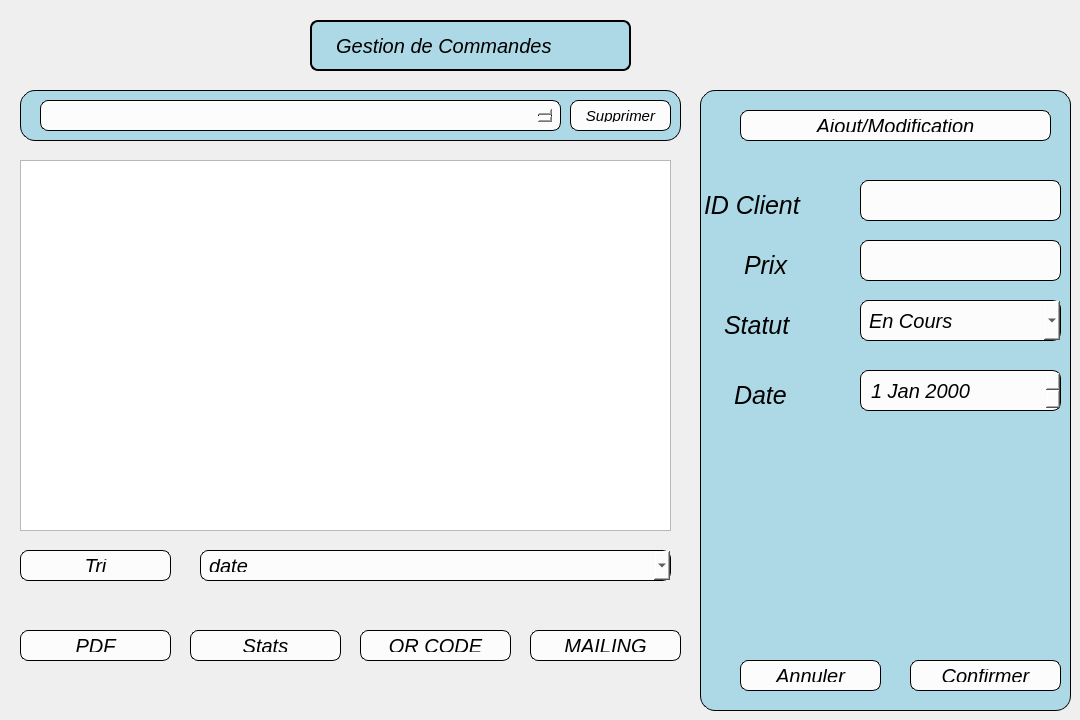
    <widget class="QWidget" name="pagecommande">
     <widget class="QLabel" name="label_2">
      <property name="geometry">
       <rect>
        <x>310</x>
        <y>20</y>
        <width>321</width>
        <height>51</height>
       </rect>
      </property>
      <property name="styleSheet">
       <string notr="true">QLabel {
    background-color: #ADD8E6;   
    border: 2px solid black;    /* Contour noir */
    border-radius: 8px;         /* Coins légèrement arrondis */
    color: black;               /* Couleur du texte */
    font-size: 20px;            /* Taille du texte */
    font-family: &quot;Lucida Handwriting&quot;;  /* Police artistique */
    font-style: italic;         /* Optionnel : style italique */
    padding: 8px;               /* Espacement interne */
}</string>
      </property>
      <property name="text">
       <string>  Gestion de Commandes</string>
      </property>
     </widget>
     <widget class="QTableView" name="tableView">
      <property name="geometry">
       <rect>
        <x>20</x>
        <y>160</y>
        <width>651</width>
        <height>371</height>
       </rect>
      </property>
     </widget>
     <widget class="QPushButton" name="pushButton_7">
      <property name="geometry">
       <rect>
        <x>190</x>
        <y>630</y>
        <width>151</width>
        <height>31</height>
       </rect>
      </property>
      <property name="styleSheet">
       <string notr="true">
    background-color: #FCFCFC;   /* Fond rose pastel */
    border: 1px solid black;    /* Contour noir */
    border-radius: 8px;         /* Coins légèrement arrondis */
    color: black;               /* Couleur du texte */
    font-size: 20px;            /* Taille du texte */
    font-family: &quot;Lucida Handwriting&quot;;  /* Police artistique */
    font-style: italic;         /* Optionnel : style italique */
    padding: 8px;               /* Espacement interne */
</string>
      </property>
      <property name="text">
       <string>Stats</string>
      </property>
     </widget>
     <widget class="QLabel" name="label_3">
      <property name="geometry">
       <rect>
        <x>700</x>
        <y>90</y>
        <width>371</width>
        <height>621</height>
       </rect>
      </property>
      <property name="styleSheet">
       <string notr="true">    background-color: #ADD8E6;   
    border: 1px solid black;    /* Contour noir */
    border-radius: 15px;        /* Coins arrondis */
    color: black;               /* Couleur du texte */
    font-size: 16px;            /* Taille du texte */
    padding: 5px;               /* Espacement interne */</string>
      </property>
      <property name="text">
       <string/>
      </property>
     </widget>
     <widget class="QPushButton" name="pushButton_8">
      <property name="geometry">
       <rect>
        <x>740</x>
        <y>110</y>
        <width>311</width>
        <height>31</height>
       </rect>
      </property>
      <property name="styleSheet">
       <string notr="true">
    background-color: #FCFCFC;   /* Fond rose pastel */
    border: 1px solid black;    /* Contour noir */
    border-radius: 8px;         /* Coins légèrement arrondis */
    color: black;               /* Couleur du texte */
    font-size: 20px;            /* Taille du texte */
    font-family: &quot;Lucida Handwriting&quot;;  /* Police artistique */
    font-style: italic;         /* Optionnel : style italique */
    padding: 8px;               /* Espacement interne */
</string>
      </property>
      <property name="text">
       <string>Ajout/Modification</string>
      </property>
     </widget>
     <widget class="QPushButton" name="pushButton_9">
      <property name="geometry">
       <rect>
        <x>20</x>
        <y>630</y>
        <width>151</width>
        <height>31</height>
       </rect>
      </property>
      <property name="styleSheet">
       <string notr="true">
    background-color: #FCFCFC;   /* Fond rose pastel */
    border: 1px solid black;    /* Contour noir */
    border-radius: 8px;         /* Coins légèrement arrondis */
    color: black;               /* Couleur du texte */
    font-size: 20px;            /* Taille du texte */
    font-family: &quot;Lucida Handwriting&quot;;  /* Police artistique */
    font-style: italic;         /* Optionnel : style italique */
    padding: 8px;               /* Espacement interne */
</string>
      </property>
      <property name="text">
       <string>PDF</string>
      </property>
     </widget>
     <widget class="QPushButton" name="pushButton_10">
      <property name="geometry">
       <rect>
        <x>910</x>
        <y>660</y>
        <width>151</width>
        <height>31</height>
       </rect>
      </property>
      <property name="styleSheet">
       <string notr="true">
    background-color: #FCFCFC;   /* Fond rose pastel */
    border: 1px solid black;    /* Contour noir */
    border-radius: 8px;         /* Coins légèrement arrondis */
    color: black;               /* Couleur du texte */
    font-size: 20px;            /* Taille du texte */
    font-family: &quot;Lucida Handwriting&quot;;  /* Police artistique */
    font-style: italic;         /* Optionnel : style italique */
    padding: 8px;               /* Espacement interne */
</string>
      </property>
      <property name="text">
       <string>Confirmer</string>
      </property>
     </widget>
     <widget class="QPushButton" name="pushButton_11">
      <property name="geometry">
       <rect>
        <x>740</x>
        <y>660</y>
        <width>141</width>
        <height>31</height>
       </rect>
      </property>
      <property name="styleSheet">
       <string notr="true">
    background-color: #FCFCFC;   /* Fond rose pastel */
    border: 1px solid black;    /* Contour noir */
    border-radius: 8px;         /* Coins légèrement arrondis */
    color: black;               /* Couleur du texte */
    font-size: 20px;            /* Taille du texte */
    font-family: &quot;Lucida Handwriting&quot;;  /* Police artistique */
    font-style: italic;         /* Optionnel : style italique */
    padding: 8px;               /* Espacement interne */
</string>
      </property>
      <property name="text">
       <string>Annuler</string>
      </property>
     </widget>
     <widget class="QLabel" name="label_4">
      <property name="geometry">
       <rect>
        <x>20</x>
        <y>90</y>
        <width>661</width>
        <height>51</height>
       </rect>
      </property>
      <property name="styleSheet">
       <string notr="true">    background-color: #ADD8E6;   
    border: 1px solid black;    /* Contour noir */
    border-radius: 15px;        /* Coins arrondis */
    color: black;               /* Couleur du texte */
    font-size: 16px;            /* Taille du texte */
    padding: 5px;               /* Espacement interne */</string>
      </property>
      <property name="text">
       <string/>
      </property>
     </widget>
     <widget class="QTextEdit" name="textEdit">
      <property name="geometry">
       <rect>
        <x>40</x>
        <y>100</y>
        <width>521</width>
        <height>31</height>
       </rect>
      </property>
      <property name="styleSheet">
       <string notr="true">
    background-color: #FCFCFC;   /* Fond rose pastel */
    border: 1px solid black;    /* Contour noir */
    border-radius: 8px;         /* Coins légèrement arrondis */
    color: black;               /* Couleur du texte */
    font-size: 15px;            /* Taille du texte */
    font-family: &quot;Lucida Handwriting&quot;;  /* Police artistique */
    font-style: italic;         /* Optionnel : style italique */
    padding: 8px;               /* Espacement interne */</string>
      </property>
     </widget>
     <widget class="QPushButton" name="pushButton_12">
      <property name="geometry">
       <rect>
        <x>570</x>
        <y>100</y>
        <width>101</width>
        <height>31</height>
       </rect>
      </property>
      <property name="styleSheet">
       <string notr="true">
    background-color: #FCFCFC;   /* Fond rose pastel */
    border: 1px solid black;    /* Contour noir */
    border-radius: 8px;         /* Coins légèrement arrondis */
    color: black;               /* Couleur du texte */
    font-size: 15px;            /* Taille du texte */
    font-family: &quot;Lucida Handwriting&quot;;  /* Police artistique */
    font-style: italic;         /* Optionnel : style italique */
    padding: 8px;               /* Espacement interne */
</string>
      </property>
      <property name="text">
       <string>Supprimer</string>
      </property>
     </widget>
     <widget class="QPushButton" name="pushButton_13">
      <property name="geometry">
       <rect>
        <x>360</x>
        <y>630</y>
        <width>151</width>
        <height>31</height>
       </rect>
      </property>
      <property name="styleSheet">
       <string notr="true">
    background-color: #FCFCFC;   /* Fond rose pastel */
    border: 1px solid black;    /* Contour noir */
    border-radius: 8px;         /* Coins légèrement arrondis */
    color: black;               /* Couleur du texte */
    font-size: 20px;            /* Taille du texte */
    font-family: &quot;Lucida Handwriting&quot;;  /* Police artistique */
    font-style: italic;         /* Optionnel : style italique */
    padding: 8px;               /* Espacement interne */
</string>
      </property>
      <property name="text">
       <string>QR CODE</string>
      </property>
     </widget>
     <widget class="QPushButton" name="pushButton_14">
      <property name="geometry">
       <rect>
        <x>530</x>
        <y>630</y>
        <width>151</width>
        <height>31</height>
       </rect>
      </property>
      <property name="styleSheet">
       <string notr="true">
    background-color: #FCFCFC;   /* Fond rose pastel */
    border: 1px solid black;    /* Contour noir */
    border-radius: 8px;         /* Coins légèrement arrondis */
    color: black;               /* Couleur du texte */
    font-size: 20px;            /* Taille du texte */
    font-family: &quot;Lucida Handwriting&quot;;  /* Police artistique */
    font-style: italic;         /* Optionnel : style italique */
    padding: 8px;               /* Espacement interne */
</string>
      </property>
      <property name="text">
       <string>MAILING</string>
      </property>
     </widget>
     <widget class="QPushButton" name="pushButton_15">
      <property name="geometry">
       <rect>
        <x>20</x>
        <y>550</y>
        <width>151</width>
        <height>31</height>
       </rect>
      </property>
      <property name="styleSheet">
       <string notr="true">
    background-color: #FCFCFC;   /* Fond rose pastel */
    border: 1px solid black;    /* Contour noir */
    border-radius: 8px;         /* Coins légèrement arrondis */
    color: black;               /* Couleur du texte */
    font-size: 20px;            /* Taille du texte */
    font-family: &quot;Lucida Handwriting&quot;;  /* Police artistique */
    font-style: italic;         /* Optionnel : style italique */
    padding: 8px;               /* Espacement interne */
</string>
      </property>
      <property name="text">
       <string>Tri</string>
      </property>
     </widget>
     <widget class="QComboBox" name="comboBox">
      <property name="geometry">
       <rect>
        <x>200</x>
        <y>550</y>
        <width>471</width>
        <height>31</height>
       </rect>
      </property>
      <property name="styleSheet">
       <string notr="true">
    background-color: #FCFCFC;   /* Fond rose pastel */
    border: 1px solid black;    /* Contour noir */
    border-radius: 8px;         /* Coins légèrement arrondis */
    color: black;               /* Couleur du texte */
    font-size: 20px;            /* Taille du texte */
    font-family: &quot;Lucida Handwriting&quot;;  /* Police artistique */
    font-style: italic;         /* Optionnel : style italique */
    padding: 8px;               /* Espacement interne */
</string>
      </property>
      <item>
       <property name="text">
        <string>date</string>
       </property>
      </item>
      <item>
       <property name="text">
        <string>client</string>
       </property>
      </item>
      <item>
       <property name="text">
        <string>prix le plus eleve</string>
       </property>
      </item>
     </widget>
     <widget class="QLineEdit" name="lineEditNomPrix">
      <property name="geometry">
       <rect>
        <x>860</x>
        <y>240</y>
        <width>201</width>
        <height>41</height>
       </rect>
      </property>
      <property name="styleSheet">
       <string notr="true">
    background-color: #FCFCFC;   /* Fond rose pastel */
    border: 1px solid black;    /* Contour noir */
    border-radius: 8px;         /* Coins légèrement arrondis */
    color: black;               /* Couleur du texte */
    font-size: 20px;            /* Taille du texte */
    font-family: &quot;Lucida Handwriting&quot;;  /* Police artistique */
    font-style: italic;         /* Optionnel : style italique */
    padding: 8px;               /* Espacement interne */
</string>
      </property>
     </widget>
     <widget class="QLabel" name="label_12">
      <property name="geometry">
       <rect>
        <x>720</x>
        <y>370</y>
        <width>151</width>
        <height>51</height>
       </rect>
      </property>
      <property name="styleSheet">
       <string notr="true">    background-color: transparent;    /* Pas de fond */
    border: none;                     /* Pas de contour */
    color: black;                     /* Couleur du texte */
    font-size: 25px;                  /* Taille du texte */
    font-family: &quot;Lucida Handwriting&quot;;/* Police artistique */
    font-style: italic;               /* Italique */
    padding: 8px;                     /* Espacement interne */</string>
      </property>
      <property name="text">
       <string>Date </string>
      </property>
     </widget>
     <widget class="QLabel" name="label_17">
      <property name="geometry">
       <rect>
        <x>710</x>
        <y>300</y>
        <width>151</width>
        <height>51</height>
       </rect>
      </property>
      <property name="styleSheet">
       <string notr="true">    background-color: transparent;    /* Pas de fond */
    border: none;                     /* Pas de contour */
    color: black;                     /* Couleur du texte */
    font-size: 25px;                  /* Taille du texte */
    font-family: &quot;Lucida Handwriting&quot;;/* Police artistique */
    font-style: italic;               /* Italique */
    padding: 8px;                     /* Espacement interne */</string>
      </property>
      <property name="text">
       <string>Statut</string>
      </property>
     </widget>
     <widget class="QLabel" name="label_19">
      <property name="geometry">
       <rect>
        <x>730</x>
        <y>240</y>
        <width>151</width>
        <height>51</height>
       </rect>
      </property>
      <property name="styleSheet">
       <string notr="true">    background-color: transparent;    /* Pas de fond */
    border: none;                     /* Pas de contour */
    color: black;                     /* Couleur du texte */
    font-size: 25px;                  /* Taille du texte */
    font-family: &quot;Lucida Handwriting&quot;;/* Police artistique */
    font-style: italic;               /* Italique */
    padding: 8px;                     /* Espacement interne */</string>
      </property>
      <property name="text">
       <string>Prix</string>
      </property>
     </widget>
     <widget class="QLabel" name="label_20">
      <property name="geometry">
       <rect>
        <x>690</x>
        <y>180</y>
        <width>161</width>
        <height>51</height>
       </rect>
      </property>
      <property name="styleSheet">
       <string notr="true">    background-color: transparent;    /* Pas de fond */
    border: none;                     /* Pas de contour */
    color: black;                     /* Couleur du texte */
    font-size: 25px;                  /* Taille du texte */
    font-family: &quot;Lucida Handwriting&quot;;/* Police artistique */
    font-style: italic;               /* Italique */
    padding: 8px;                     /* Espacement interne */</string>
      </property>
      <property name="text">
       <string>ID Client</string>
      </property>
     </widget>
     <widget class="QLineEdit" name="lineEditNomID">
      <property name="geometry">
       <rect>
        <x>860</x>
        <y>180</y>
        <width>201</width>
        <height>41</height>
       </rect>
      </property>
      <property name="styleSheet">
       <string notr="true">
    background-color: #FCFCFC;   /* Fond rose pastel */
    border: 1px solid black;    /* Contour noir */
    border-radius: 8px;         /* Coins légèrement arrondis */
    color: black;               /* Couleur du texte */
    font-size: 20px;            /* Taille du texte */
    font-family: &quot;Lucida Handwriting&quot;;  /* Police artistique */
    font-style: italic;         /* Optionnel : style italique */
    padding: 8px;               /* Espacement interne */
</string>
      </property>
     </widget>
     <widget class="QComboBox" name="comboBoxGouvernerat_2">
      <property name="geometry">
       <rect>
        <x>860</x>
        <y>300</y>
        <width>201</width>
        <height>41</height>
       </rect>
      </property>
      <property name="styleSheet">
       <string notr="true">
    background-color: #FCFCFC;   /* Fond rose pastel */
    border: 1px solid black;    /* Contour noir */
    border-radius: 8px;         /* Coins légèrement arrondis */
    color: black;               /* Couleur du texte */
    font-size: 20px;            /* Taille du texte */
    font-family: &quot;Lucida Handwriting&quot;;  /* Police artistique */
    font-style: italic;         /* Optionnel : style italique */
    padding: 8px;               /* Espacement interne */
</string>
      </property>
      <item>
       <property name="text">
        <string>En Cours</string>
       </property>
      </item>
      <item>
       <property name="text">
        <string>livrée</string>
       </property>
      </item>
      <item>
       <property name="text">
        <string>Annulé</string>
       </property>
      </item>
      <item>
       <property name="text">
        <string>En attente</string>
       </property>
      </item>
     </widget>
     <widget class="QDateEdit" name="dateEdit">
      <property name="geometry">
       <rect>
        <x>860</x>
        <y>370</y>
        <width>201</width>
        <height>41</height>
       </rect>
      </property>
      <property name="styleSheet">
       <string notr="true">
    background-color: #FCFCFC;   /* Fond rose pastel */
    border: 1px solid black;    /* Contour noir */
    border-radius: 8px;         /* Coins légèrement arrondis */
    color: black;               /* Couleur du texte */
    font-size: 20px;            /* Taille du texte */
    font-family: &quot;Lucida Handwriting&quot;;  /* Police artistique */
    font-style: italic;         /* Optionnel : style italique */
    padding: 8px;               /* Espacement interne */
</string>
      </property>
     </widget>
    </widget>
